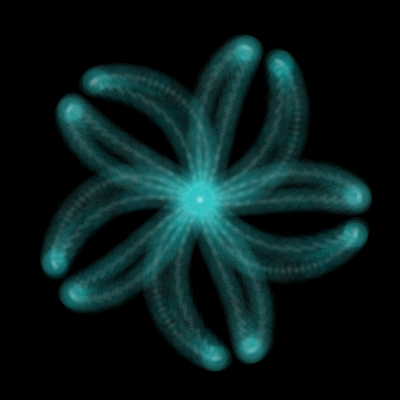
Frame 1 (no input)
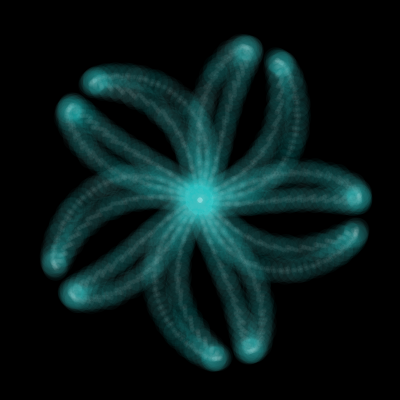
Frame 60 (the mouse pressed at the canvas centre just before this capture)
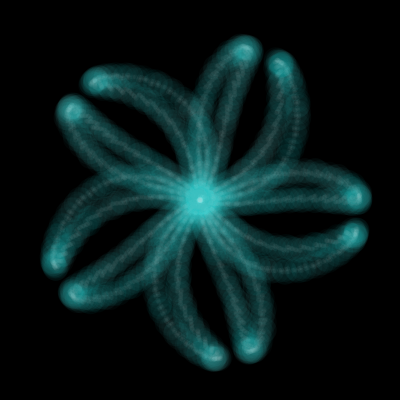
Frame 120 (the mouse held since frame 60 and released just before this capture)

The Processing sketch that drew these frames (run headless with seeded random() and noise(); from frame 60 on, the mouse is pressed at the canvas centre):

// Processing sketch: processing_185840
// ── processing_185840.pde

float a;
float b;
float c;
float x;
float y;

int num = 5000;

float r1 = 0;
float t1 = 0.2;
float r2 = 0;
float t2 = 1;
float h2 = 0.5;

float r1_goal = r1 + t1;
float r2_goal = r2 + t2;

float R;

float A = 2;
float B = 3;
float C = 5;

void setup() {
  size(400, 400);
  colorMode(HSB, 360, 100, 100);
  background(0);
  smooth();

  //noLoop();
}

void draw() {
  background(0);

  pushMatrix();
  translate(width/2, height/2);
  rotate(radians(-90));
  noStroke();
  for (int i = 0; i <= num; i += 1) {
    b = cos(r2*2);
    a = b * h2 * 2+ 1; 
    c = (cos(r2*A)-cos(r2*B))/C;
    x = 80 * a * sin(r1 + c);
    y = 80 * a * cos(r1 + c);

    r1 += t1;
    r2 += t2;

    if (i % 3 == 0) {
      R = 25;
      fill(180, random(50, 100), random(50, 100), 10);
    } else {
      R = 5;
      fill(360, 10);
    }
    ellipse(x, y, R, R);
  }

  r1 = r1_goal;
  r2 = r2_goal;

  popMatrix();

}
